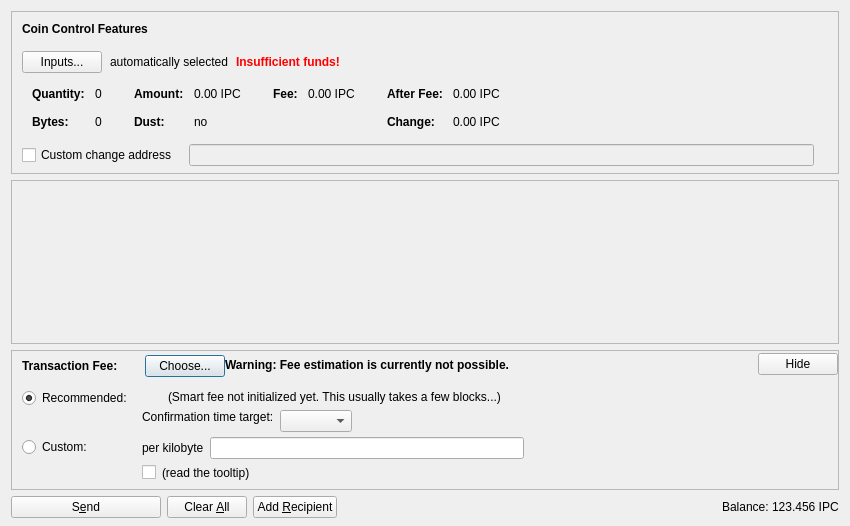
<?xml version="1.0" encoding="UTF-8"?>
<ui version="4.0">
 <class>SendCoinsDialog</class>
 <widget class="QDialog" name="SendCoinsDialog">
  <property name="geometry">
   <rect>
    <x>0</x>
    <y>0</y>
    <width>850</width>
    <height>526</height>
   </rect>
  </property>
  <property name="windowTitle">
   <string>Send Coins</string>
  </property>
  <layout class="QVBoxLayout" name="verticalLayout" stretch="0,1,0,0">
   <property name="bottomMargin">
    <number>8</number>
   </property>
   <item>
    <widget class="QFrame" name="frameCoinControl">
     <property name="sizePolicy">
      <sizepolicy hsizetype="Expanding" vsizetype="Expanding">
       <horstretch>0</horstretch>
       <verstretch>0</verstretch>
      </sizepolicy>
     </property>
     <property name="maximumSize">
      <size>
       <width>16777215</width>
       <height>16777215</height>
      </size>
     </property>
     <property name="frameShape">
      <enum>QFrame::StyledPanel</enum>
     </property>
     <property name="frameShadow">
      <enum>QFrame::Sunken</enum>
     </property>
     <layout class="QVBoxLayout" name="verticalLayoutCoinControl2">
      <property name="spacing">
       <number>0</number>
      </property>
      <property name="leftMargin">
       <number>0</number>
      </property>
      <property name="topMargin">
       <number>0</number>
      </property>
      <property name="rightMargin">
       <number>0</number>
      </property>
      <property name="bottomMargin">
       <number>6</number>
      </property>
      <item>
       <layout class="QVBoxLayout" name="verticalLayoutCoinControl" stretch="0,0,0,0,1">
        <property name="spacing">
         <number>0</number>
        </property>
        <property name="leftMargin">
         <number>10</number>
        </property>
        <property name="topMargin">
         <number>10</number>
        </property>
        <item>
         <layout class="QHBoxLayout" name="horizontalLayoutCoinControl1">
          <property name="bottomMargin">
           <number>15</number>
          </property>
          <item>
           <widget class="QLabel" name="labelCoinControlFeatures">
            <property name="sizePolicy">
             <sizepolicy hsizetype="Preferred" vsizetype="Maximum">
              <horstretch>0</horstretch>
              <verstretch>0</verstretch>
             </sizepolicy>
            </property>
            <property name="font">
             <font>
              <weight>75</weight>
              <bold>true</bold>
             </font>
            </property>
            <property name="styleSheet">
             <string notr="true">font-weight:bold;</string>
            </property>
            <property name="text">
             <string>Coin Control Features</string>
            </property>
           </widget>
          </item>
         </layout>
        </item>
        <item>
         <layout class="QHBoxLayout" name="horizontalLayoutCoinControl2" stretch="0,0,0,0">
          <property name="spacing">
           <number>8</number>
          </property>
          <property name="bottomMargin">
           <number>10</number>
          </property>
          <item>
           <widget class="QPushButton" name="pushButtonCoinControl">
            <property name="styleSheet">
             <string notr="true"/>
            </property>
            <property name="text">
             <string>Inputs...</string>
            </property>
            <property name="autoDefault">
             <bool>false</bool>
            </property>
           </widget>
          </item>
          <item>
           <widget class="QLabel" name="labelCoinControlAutomaticallySelected">
            <property name="text">
             <string>automatically selected</string>
            </property>
            <property name="margin">
             <number>5</number>
            </property>
           </widget>
          </item>
          <item>
           <widget class="QLabel" name="labelCoinControlInsuffFunds">
            <property name="font">
             <font>
              <weight>75</weight>
              <bold>true</bold>
             </font>
            </property>
            <property name="styleSheet">
             <string notr="true">color:red;font-weight:bold;</string>
            </property>
            <property name="text">
             <string>Insufficient funds!</string>
            </property>
            <property name="margin">
             <number>5</number>
            </property>
           </widget>
          </item>
          <item>
           <spacer name="horizontalSpacerCoinControl">
            <property name="orientation">
             <enum>Qt::Horizontal</enum>
            </property>
            <property name="sizeHint" stdset="0">
             <size>
              <width>40</width>
              <height>1</height>
             </size>
            </property>
           </spacer>
          </item>
         </layout>
        </item>
        <item>
         <widget class="QWidget" name="widgetCoinControl" native="true">
          <property name="sizePolicy">
           <sizepolicy hsizetype="Preferred" vsizetype="Preferred">
            <horstretch>0</horstretch>
            <verstretch>0</verstretch>
           </sizepolicy>
          </property>
          <property name="minimumSize">
           <size>
            <width>0</width>
            <height>0</height>
           </size>
          </property>
          <property name="styleSheet">
           <string notr="true"/>
          </property>
          <layout class="QHBoxLayout" name="horizontalLayoutCoinControl5">
           <property name="leftMargin">
            <number>0</number>
           </property>
           <property name="topMargin">
            <number>0</number>
           </property>
           <property name="rightMargin">
            <number>0</number>
           </property>
           <property name="bottomMargin">
            <number>0</number>
           </property>
           <item>
            <layout class="QHBoxLayout" name="horizontalLayoutCoinControl3" stretch="0,0,0,1">
             <property name="spacing">
              <number>20</number>
             </property>
             <property name="topMargin">
              <number>0</number>
             </property>
             <property name="bottomMargin">
              <number>10</number>
             </property>
             <item>
              <layout class="QFormLayout" name="formLayoutCoinControl1">
               <property name="horizontalSpacing">
                <number>10</number>
               </property>
               <property name="verticalSpacing">
                <number>14</number>
               </property>
               <property name="leftMargin">
                <number>10</number>
               </property>
               <property name="topMargin">
                <number>4</number>
               </property>
               <property name="rightMargin">
                <number>6</number>
               </property>
               <item row="0" column="0">
                <widget class="QLabel" name="labelCoinControlQuantityText">
                 <property name="font">
                  <font>
                   <weight>75</weight>
                   <bold>true</bold>
                  </font>
                 </property>
                 <property name="text">
                  <string>Quantity:</string>
                 </property>
                 <property name="margin">
                  <number>0</number>
                 </property>
                </widget>
               </item>
               <item row="0" column="1">
                <widget class="QLabel" name="labelCoinControlQuantity">
                 <property name="cursor">
                  <cursorShape>IBeamCursor</cursorShape>
                 </property>
                 <property name="contextMenuPolicy">
                  <enum>Qt::ActionsContextMenu</enum>
                 </property>
                 <property name="text">
                  <string notr="true">0</string>
                 </property>
                 <property name="margin">
                  <number>0</number>
                 </property>
                 <property name="textInteractionFlags">
                  <set>Qt::LinksAccessibleByMouse|Qt::TextSelectableByKeyboard|Qt::TextSelectableByMouse</set>
                 </property>
                </widget>
               </item>
               <item row="1" column="0">
                <widget class="QLabel" name="labelCoinControlBytesText">
                 <property name="font">
                  <font>
                   <weight>75</weight>
                   <bold>true</bold>
                  </font>
                 </property>
                 <property name="text">
                  <string>Bytes:</string>
                 </property>
                </widget>
               </item>
               <item row="1" column="1">
                <widget class="QLabel" name="labelCoinControlBytes">
                 <property name="cursor">
                  <cursorShape>IBeamCursor</cursorShape>
                 </property>
                 <property name="contextMenuPolicy">
                  <enum>Qt::ActionsContextMenu</enum>
                 </property>
                 <property name="text">
                  <string notr="true">0</string>
                 </property>
                 <property name="textInteractionFlags">
                  <set>Qt::LinksAccessibleByMouse|Qt::TextSelectableByKeyboard|Qt::TextSelectableByMouse</set>
                 </property>
                </widget>
               </item>
              </layout>
             </item>
             <item>
              <layout class="QFormLayout" name="formLayoutCoinControl2">
               <property name="horizontalSpacing">
                <number>10</number>
               </property>
               <property name="verticalSpacing">
                <number>14</number>
               </property>
               <property name="leftMargin">
                <number>6</number>
               </property>
               <property name="topMargin">
                <number>4</number>
               </property>
               <property name="rightMargin">
                <number>6</number>
               </property>
               <item row="0" column="0">
                <widget class="QLabel" name="labelCoinControlAmountText">
                 <property name="font">
                  <font>
                   <weight>75</weight>
                   <bold>true</bold>
                  </font>
                 </property>
                 <property name="text">
                  <string>Amount:</string>
                 </property>
                 <property name="margin">
                  <number>0</number>
                 </property>
                </widget>
               </item>
               <item row="0" column="1">
                <widget class="QLabel" name="labelCoinControlAmount">
                 <property name="cursor">
                  <cursorShape>IBeamCursor</cursorShape>
                 </property>
                 <property name="contextMenuPolicy">
                  <enum>Qt::ActionsContextMenu</enum>
                 </property>
                 <property name="text">
                  <string notr="true">0.00 IPC</string>
                 </property>
                 <property name="textInteractionFlags">
                  <set>Qt::LinksAccessibleByMouse|Qt::TextSelectableByKeyboard|Qt::TextSelectableByMouse</set>
                 </property>
                </widget>
               </item>
               <item row="1" column="0">
                <widget class="QLabel" name="labelCoinControlLowOutputText">
                 <property name="font">
                  <font>
                   <weight>75</weight>
                   <bold>true</bold>
                  </font>
                 </property>
                 <property name="text">
                  <string>Dust:</string>
                 </property>
                </widget>
               </item>
               <item row="1" column="1">
                <widget class="QLabel" name="labelCoinControlLowOutput">
                 <property name="cursor">
                  <cursorShape>IBeamCursor</cursorShape>
                 </property>
                 <property name="contextMenuPolicy">
                  <enum>Qt::ActionsContextMenu</enum>
                 </property>
                 <property name="text">
                  <string notr="true">no</string>
                 </property>
                 <property name="textInteractionFlags">
                  <set>Qt::LinksAccessibleByMouse|Qt::TextSelectableByKeyboard|Qt::TextSelectableByMouse</set>
                 </property>
                </widget>
               </item>
              </layout>
             </item>
             <item>
              <layout class="QFormLayout" name="formLayoutCoinControl3">
               <property name="horizontalSpacing">
                <number>10</number>
               </property>
               <property name="verticalSpacing">
                <number>14</number>
               </property>
               <property name="leftMargin">
                <number>6</number>
               </property>
               <property name="topMargin">
                <number>4</number>
               </property>
               <property name="rightMargin">
                <number>6</number>
               </property>
               <item row="0" column="0">
                <widget class="QLabel" name="labelCoinControlFeeText">
                 <property name="font">
                  <font>
                   <weight>75</weight>
                   <bold>true</bold>
                  </font>
                 </property>
                 <property name="text">
                  <string>Fee:</string>
                 </property>
                 <property name="margin">
                  <number>0</number>
                 </property>
                </widget>
               </item>
               <item row="0" column="1">
                <widget class="QLabel" name="labelCoinControlFee">
                 <property name="cursor">
                  <cursorShape>IBeamCursor</cursorShape>
                 </property>
                 <property name="contextMenuPolicy">
                  <enum>Qt::ActionsContextMenu</enum>
                 </property>
                 <property name="text">
                  <string notr="true">0.00 IPC</string>
                 </property>
                 <property name="textInteractionFlags">
                  <set>Qt::LinksAccessibleByMouse|Qt::TextSelectableByKeyboard|Qt::TextSelectableByMouse</set>
                 </property>
                </widget>
               </item>
              </layout>
             </item>
             <item>
              <layout class="QFormLayout" name="formLayoutCoinControl4">
               <property name="horizontalSpacing">
                <number>10</number>
               </property>
               <property name="verticalSpacing">
                <number>14</number>
               </property>
               <property name="leftMargin">
                <number>6</number>
               </property>
               <property name="topMargin">
                <number>4</number>
               </property>
               <property name="rightMargin">
                <number>6</number>
               </property>
               <item row="0" column="0">
                <widget class="QLabel" name="labelCoinControlAfterFeeText">
                 <property name="font">
                  <font>
                   <weight>75</weight>
                   <bold>true</bold>
                  </font>
                 </property>
                 <property name="text">
                  <string>After Fee:</string>
                 </property>
                 <property name="margin">
                  <number>0</number>
                 </property>
                </widget>
               </item>
               <item row="0" column="1">
                <widget class="QLabel" name="labelCoinControlAfterFee">
                 <property name="cursor">
                  <cursorShape>IBeamCursor</cursorShape>
                 </property>
                 <property name="contextMenuPolicy">
                  <enum>Qt::ActionsContextMenu</enum>
                 </property>
                 <property name="text">
                  <string notr="true">0.00 IPC</string>
                 </property>
                 <property name="textInteractionFlags">
                  <set>Qt::LinksAccessibleByMouse|Qt::TextSelectableByKeyboard|Qt::TextSelectableByMouse</set>
                 </property>
                </widget>
               </item>
               <item row="1" column="0">
                <widget class="QLabel" name="labelCoinControlChangeText">
                 <property name="font">
                  <font>
                   <weight>75</weight>
                   <bold>true</bold>
                  </font>
                 </property>
                 <property name="text">
                  <string>Change:</string>
                 </property>
                </widget>
               </item>
               <item row="1" column="1">
                <widget class="QLabel" name="labelCoinControlChange">
                 <property name="cursor">
                  <cursorShape>IBeamCursor</cursorShape>
                 </property>
                 <property name="contextMenuPolicy">
                  <enum>Qt::ActionsContextMenu</enum>
                 </property>
                 <property name="text">
                  <string notr="true">0.00 IPC</string>
                 </property>
                 <property name="textInteractionFlags">
                  <set>Qt::LinksAccessibleByMouse|Qt::TextSelectableByKeyboard|Qt::TextSelectableByMouse</set>
                 </property>
                </widget>
               </item>
              </layout>
             </item>
            </layout>
           </item>
          </layout>
         </widget>
        </item>
        <item>
         <layout class="QHBoxLayout" name="horizontalLayoutCoinControl4" stretch="0,0,0">
          <property name="spacing">
           <number>12</number>
          </property>
          <property name="sizeConstraint">
           <enum>QLayout::SetDefaultConstraint</enum>
          </property>
          <property name="topMargin">
           <number>5</number>
          </property>
          <property name="rightMargin">
           <number>5</number>
          </property>
          <item>
           <widget class="QCheckBox" name="checkBoxCoinControlChange">
            <property name="toolTip">
             <string>If this is activated, but the change address is empty or invalid, change will be sent to a newly generated address.</string>
            </property>
            <property name="text">
             <string>Custom change address</string>
            </property>
           </widget>
          </item>
          <item>
           <widget class="QValidatedLineEdit" name="lineEditCoinControlChange">
            <property name="enabled">
             <bool>false</bool>
            </property>
            <property name="sizePolicy">
             <sizepolicy hsizetype="Expanding" vsizetype="Fixed">
              <horstretch>0</horstretch>
              <verstretch>0</verstretch>
             </sizepolicy>
            </property>
           </widget>
          </item>
          <item>
           <widget class="QLabel" name="labelCoinControlChangeLabel">
            <property name="sizePolicy">
             <sizepolicy hsizetype="Preferred" vsizetype="Expanding">
              <horstretch>0</horstretch>
              <verstretch>0</verstretch>
             </sizepolicy>
            </property>
            <property name="minimumSize">
             <size>
              <width>0</width>
              <height>0</height>
             </size>
            </property>
            <property name="text">
             <string/>
            </property>
            <property name="margin">
             <number>3</number>
            </property>
           </widget>
          </item>
         </layout>
        </item>
        <item>
         <spacer name="verticalSpacerCoinControl">
          <property name="orientation">
           <enum>Qt::Vertical</enum>
          </property>
          <property name="sizeHint" stdset="0">
           <size>
            <width>800</width>
            <height>1</height>
           </size>
          </property>
         </spacer>
        </item>
       </layout>
      </item>
     </layout>
    </widget>
   </item>
   <item>
    <widget class="QScrollArea" name="scrollArea">
     <property name="widgetResizable">
      <bool>true</bool>
     </property>
     <widget class="QWidget" name="scrollAreaWidgetContents">
      <property name="geometry">
       <rect>
        <x>0</x>
        <y>0</y>
        <width>830</width>
        <height>104</height>
       </rect>
      </property>
      <layout class="QVBoxLayout" name="verticalLayout_2" stretch="0,1">
       <property name="leftMargin">
        <number>0</number>
       </property>
       <property name="topMargin">
        <number>0</number>
       </property>
       <property name="rightMargin">
        <number>0</number>
       </property>
       <property name="bottomMargin">
        <number>0</number>
       </property>
       <item>
        <layout class="QVBoxLayout" name="entries">
         <property name="spacing">
          <number>6</number>
         </property>
        </layout>
       </item>
       <item>
        <spacer name="verticalSpacer">
         <property name="orientation">
          <enum>Qt::Vertical</enum>
         </property>
         <property name="sizeHint" stdset="0">
          <size>
           <width>20</width>
           <height>40</height>
          </size>
         </property>
        </spacer>
       </item>
      </layout>
     </widget>
    </widget>
   </item>
   <item>
    <widget class="QFrame" name="frameFee">
     <property name="sizePolicy">
      <sizepolicy hsizetype="Expanding" vsizetype="Expanding">
       <horstretch>0</horstretch>
       <verstretch>0</verstretch>
      </sizepolicy>
     </property>
     <property name="maximumSize">
      <size>
       <width>16777215</width>
       <height>16777215</height>
      </size>
     </property>
     <property name="frameShape">
      <enum>QFrame::StyledPanel</enum>
     </property>
     <property name="frameShadow">
      <enum>QFrame::Sunken</enum>
     </property>
     <layout class="QVBoxLayout" name="verticalLayoutFee1">
      <property name="spacing">
       <number>0</number>
      </property>
      <property name="leftMargin">
       <number>0</number>
      </property>
      <property name="topMargin">
       <number>0</number>
      </property>
      <property name="rightMargin">
       <number>0</number>
      </property>
      <property name="bottomMargin">
       <number>0</number>
      </property>
      <item>
       <layout class="QVBoxLayout" name="verticalLayoutFee2" stretch="0,0,0">
        <property name="spacing">
         <number>0</number>
        </property>
        <property name="leftMargin">
         <number>10</number>
        </property>
        <property name="topMargin">
         <number>0</number>
        </property>
        <item>
         <layout class="QHBoxLayout" name="horizontalLayoutFee1">
          <property name="bottomMargin">
           <number>0</number>
          </property>
          <item>
           <layout class="QVBoxLayout" name="verticalLayoutFee7">
            <property name="spacing">
             <number>0</number>
            </property>
            <item>
             <spacer name="verticalSpacerSmartFee">
              <property name="orientation">
               <enum>Qt::Vertical</enum>
              </property>
              <property name="sizeType">
               <enum>QSizePolicy::Fixed</enum>
              </property>
              <property name="sizeHint" stdset="0">
               <size>
                <width>1</width>
                <height>4</height>
               </size>
              </property>
             </spacer>
            </item>
            <item>
             <layout class="QHBoxLayout" name="horizontalLayoutSmartFee">
              <property name="spacing">
               <number>10</number>
              </property>
              <item>
               <widget class="QLabel" name="labelFeeHeadline">
                <property name="sizePolicy">
                 <sizepolicy hsizetype="Preferred" vsizetype="Maximum">
                  <horstretch>0</horstretch>
                  <verstretch>0</verstretch>
                 </sizepolicy>
                </property>
                <property name="font">
                 <font>
                  <weight>75</weight>
                  <bold>true</bold>
                 </font>
                </property>
                <property name="styleSheet">
                 <string notr="true">font-weight:bold;</string>
                </property>
                <property name="text">
                 <string>Transaction Fee:</string>
                </property>
               </widget>
              </item>
              <item>
               <widget class="QLabel" name="labelFeeMinimized">
                <property name="text">
                 <string/>
                </property>
               </widget>
              </item>
              <item>
               <widget class="QPushButton" name="buttonChooseFee">
                <property name="text">
                 <string>Choose...</string>
                </property>
               </widget>
              </item>
             </layout>
            </item>
            <item>
             <spacer name="verticalSpacer_5">
              <property name="orientation">
               <enum>Qt::Vertical</enum>
              </property>
              <property name="sizeHint" stdset="0">
               <size>
                <width>1</width>
                <height>1</height>
               </size>
              </property>
             </spacer>
            </item>
           </layout>
          </item>
          <item>
           <widget class="QLabel" name="fallbackFeeWarningLabel">
            <property name="toolTip">
             <string>Using the fallbackfee can result in sending a transaction that will take several hours or days (or never) to confirm. Consider choosing your fee manually or wait until you have validated the complete chain.</string>
            </property>
            <property name="font">
            <font>
                <weight>75</weight>
                <bold>true</bold>
            </font>
            </property>
            <property name="text">
             <string>Warning: Fee estimation is currently not possible.</string>
            </property>
            <property name="wordWrap">
             <bool>false</bool>
            </property>
           </widget>
          </item>
          <item>
           <spacer name="horizontalSpacer_4">
            <property name="orientation">
             <enum>Qt::Horizontal</enum>
            </property>
            <property name="sizeType">
             <enum>QSizePolicy::MinimumExpanding</enum>
            </property>
            <property name="sizeHint" stdset="0">
             <size>
              <width>40</width>
              <height>20</height>
             </size>
            </property>
           </spacer>
          </item>
          <item>
           <widget class="QPushButton" name="buttonMinimizeFee">
            <property name="toolTip">
             <string>collapse fee-settings</string>
            </property>
            <property name="text">
             <string>Hide</string>
            </property>
           </widget>
          </item>
         </layout>
        </item>
        <item>
         <widget class="QFrame" name="frameFeeSelection">
          <layout class="QVBoxLayout" name="verticalLayoutFee12">
           <property name="spacing">
            <number>0</number>
           </property>
           <property name="leftMargin">
            <number>0</number>
           </property>
           <property name="topMargin">
            <number>0</number>
           </property>
           <property name="rightMargin">
            <number>0</number>
           </property>
           <property name="bottomMargin">
            <number>0</number>
           </property>
           <item>
            <layout class="QGridLayout" name="gridLayoutFee">
             <property name="topMargin">
              <number>10</number>
             </property>
             <property name="bottomMargin">
              <number>4</number>
             </property>
             <property name="horizontalSpacing">
              <number>10</number>
             </property>
             <property name="verticalSpacing">
              <number>4</number>
             </property>
             <item row="1" column="1">
              <layout class="QVBoxLayout" name="verticalLayoutFee8">
               <property name="spacing">
                <number>6</number>
               </property>
               <item>
                <layout class="QHBoxLayout" name="horizontalLayoutFee13">
                 <item>
                  <widget class="QLabel" name="labelCustomPerKilobyte">
                   <property name="toolTip">
                    <string>If the custom fee is set to 1000 satoshis and the transaction is only 250 bytes, then &quot;per kilobyte&quot; only pays 250 satoshis in fee, while &quot;total at least&quot; pays 1000 satoshis. For transactions bigger than a kilobyte both pay by kilobyte.</string>
                   </property>
                   <property name="text">
                    <string>per kilobyte</string>
                   </property>
                  </widget>
                 </item>
                 <item>
                  <widget class="BitcoinAmountField" name="customFee"/>
                 </item>
                 <item>
                  <spacer name="horizontalSpacer_6">
                   <property name="orientation">
                    <enum>Qt::Horizontal</enum>
                   </property>
                   <property name="sizeHint" stdset="0">
                    <size>
                     <width>1</width>
                     <height>1</height>
                    </size>
                   </property>
                  </spacer>
                 </item>
                </layout>
               </item>
               <item>
                <layout class="QHBoxLayout" name="horizontalLayoutFee8">
                 <item>
                  <widget class="QCheckBox" name="checkBoxMinimumFee">
                   <property name="toolTip">
                    <string>Paying only the minimum fee is just fine as long as there is less transaction volume than space in the blocks. But be aware that this can end up in a never confirming transaction once there is more demand for ipccoin transactions than the network can process.</string>
                   </property>
                   <property name="text">
                    <string/>
                   </property>
                  </widget>
                 </item>
                 <item>
                  <widget class="QLabel" name="labelMinFeeWarning">
                   <property name="enabled">
                    <bool>true</bool>
                   </property>
                   <property name="toolTip">
                    <string>Paying only the minimum fee is just fine as long as there is less transaction volume than space in the blocks. But be aware that this can end up in a never confirming transaction once there is more demand for ipccoin transactions than the network can process.</string>
                   </property>
                   <property name="text">
                    <string>(read the tooltip)</string>
                   </property>
                   <property name="margin">
                    <number>5</number>
                   </property>
                  </widget>
                 </item>
                 <item>
                  <spacer name="horizontalSpacer_2">
                   <property name="orientation">
                    <enum>Qt::Horizontal</enum>
                   </property>
                   <property name="sizeHint" stdset="0">
                    <size>
                     <width>1</width>
                     <height>1</height>
                    </size>
                   </property>
                  </spacer>
                 </item>
                </layout>
               </item>
              </layout>
             </item>
             <item row="0" column="0">
              <layout class="QVBoxLayout" name="verticalLayoutFee4" stretch="0,1">
               <item>
                <widget class="QRadioButton" name="radioSmartFee">
                 <property name="text">
                  <string>Recommended:</string>
                 </property>
                 <property name="checked">
                  <bool>true</bool>
                 </property>
                 <attribute name="buttonGroup">
                  <string notr="true">groupFee</string>
                 </attribute>
                </widget>
               </item>
               <item>
                <spacer name="verticalSpacer_2">
                 <property name="orientation">
                  <enum>Qt::Vertical</enum>
                 </property>
                 <property name="sizeHint" stdset="0">
                  <size>
                   <width>1</width>
                   <height>1</height>
                  </size>
                 </property>
                </spacer>
               </item>
              </layout>
             </item>
             <item row="1" column="0">
              <layout class="QVBoxLayout" name="verticalLayoutFee9" stretch="0,1">
               <item>
                <widget class="QRadioButton" name="radioCustomFee">
                 <property name="text">
                  <string>Custom:</string>
                 </property>
                 <attribute name="buttonGroup">
                  <string notr="true">groupFee</string>
                 </attribute>
                </widget>
               </item>
               <item>
                <spacer name="verticalSpacer_6">
                 <property name="orientation">
                  <enum>Qt::Vertical</enum>
                 </property>
                 <property name="sizeHint" stdset="0">
                  <size>
                   <width>1</width>
                   <height>1</height>
                  </size>
                 </property>
                </spacer>
               </item>
              </layout>
             </item>
             <item row="0" column="1">
              <layout class="QVBoxLayout" name="verticalLayoutFee3" stretch="0,0,1">
               <property name="spacing">
                <number>6</number>
               </property>
               <property name="topMargin">
                <number>2</number>
               </property>
               <item>
                <layout class="QHBoxLayout" name="horizontalLayoutFee12">
                 <item>
                  <widget class="QLabel" name="labelSmartFee">
                   <property name="text">
                    <string/>
                   </property>
                   <property name="margin">
                    <number>2</number>
                   </property>
                  </widget>
                 </item>
                 <item>
                  <widget class="QLabel" name="labelFeeEstimation">
                   <property name="text">
                    <string/>
                   </property>
                  </widget>
                 </item>
                 <item>
                  <widget class="QLabel" name="labelSmartFee2">
                   <property name="text">
                    <string>(Smart fee not initialized yet. This usually takes a few blocks...)</string>
                   </property>
                   <property name="margin">
                    <number>2</number>
                   </property>
                  </widget>
                 </item>
                 <item>
                  <spacer name="horizontalSpacer_5">
                   <property name="orientation">
                    <enum>Qt::Horizontal</enum>
                   </property>
                   <property name="sizeHint" stdset="0">
                    <size>
                     <width>1</width>
                     <height>1</height>
                    </size>
                   </property>
                  </spacer>
                 </item>
                </layout>
               </item>
               <item>
                <layout class="QHBoxLayout" name="horizontalLayoutFee9">
                 <item>
                  <layout class="QVBoxLayout" name="verticalLayoutFee6">
                   <item>
                    <widget class="QLabel" name="labelSmartFee3">
                     <property name="text">
                      <string>Confirmation time target:</string>
                     </property>
                     <property name="margin">
                      <number>2</number>
                     </property>
                    </widget>
                   </item>
                   <item>
                    <spacer name="verticalSpacer_3">
                     <property name="orientation">
                      <enum>Qt::Vertical</enum>
                     </property>
                     <property name="sizeHint" stdset="0">
                      <size>
                       <width>1</width>
                       <height>1</height>
                      </size>
                     </property>
                    </spacer>
                   </item>
                  </layout>
                 </item>
                 <item>
                  <layout class="QVBoxLayout" name="verticalLayoutFee5">
                   <property name="rightMargin">
                    <number>30</number>
                   </property>
                   <item>
                    <layout class="QHBoxLayout" name="horizontalLayoutConfTarget">
                     <property name="bottomMargin">
                      <number>0</number>
                     </property>
                     <item>
                      <widget class="QComboBox" name="confTargetSelector"/>
                     </item>
                     <item>
                      <spacer name="horizontalSpacerConfTarget">
                       <property name="orientation">
                        <enum>Qt::Horizontal</enum>
                       </property>
                       <property name="sizeHint" stdset="0">
                        <size>
                         <width>40</width>
                         <height>20</height>
                        </size>
                       </property>
                      </spacer>
                     </item>
                    </layout>
                   </item>
                  </layout>
                 </item>
                </layout>
               </item>
               <item>
                <spacer name="verticalSpacer_4">
                 <property name="orientation">
                  <enum>Qt::Vertical</enum>
                 </property>
                 <property name="sizeHint" stdset="0">
                  <size>
                   <width>1</width>
                   <height>1</height>
                  </size>
                 </property>
                </spacer>
               </item>
              </layout>
             </item>
            </layout>
           </item>
          </layout>
         </widget>
        </item>
        <item>
         <spacer name="verticalSpacerFee">
          <property name="orientation">
           <enum>Qt::Vertical</enum>
          </property>
          <property name="sizeHint" stdset="0">
           <size>
            <width>40</width>
            <height>5</height>
           </size>
          </property>
         </spacer>
        </item>
       </layout>
      </item>
     </layout>
    </widget>
   </item>
   <item>
    <layout class="QHBoxLayout" name="horizontalLayout">
     <item>
      <widget class="QPushButton" name="sendButton">
       <property name="minimumSize">
        <size>
         <width>150</width>
         <height>0</height>
        </size>
       </property>
       <property name="toolTip">
        <string>Confirm the send action</string>
       </property>
       <property name="text">
        <string>S&amp;end</string>
       </property>
       <property name="icon">
        <iconset resource="../bitcoin.qrc">
         <normaloff>:/icons/send</normaloff>:/icons/send</iconset>
       </property>
       <property name="autoDefault">
        <bool>false</bool>
       </property>
       <property name="default">
        <bool>false</bool>
       </property>
      </widget>
     </item>
     <item>
      <widget class="QPushButton" name="clearButton">
       <property name="sizePolicy">
        <sizepolicy hsizetype="Minimum" vsizetype="Fixed">
         <horstretch>0</horstretch>
         <verstretch>0</verstretch>
        </sizepolicy>
       </property>
       <property name="toolTip">
        <string>Clear all fields of the form.</string>
       </property>
       <property name="text">
        <string>Clear &amp;All</string>
       </property>
       <property name="icon">
        <iconset resource="../bitcoin.qrc">
         <normaloff>:/icons/remove</normaloff>:/icons/remove</iconset>
       </property>
       <property name="autoDefault">
        <bool>false</bool>
       </property>
      </widget>
     </item>
     <item>
      <widget class="QPushButton" name="addButton">
       <property name="toolTip">
        <string>Send to multiple recipients at once</string>
       </property>
       <property name="text">
        <string>Add &amp;Recipient</string>
       </property>
       <property name="icon">
        <iconset resource="../bitcoin.qrc">
         <normaloff>:/icons/add</normaloff>:/icons/add</iconset>
       </property>
       <property name="autoDefault">
        <bool>false</bool>
       </property>
      </widget>
     </item>
     <item>
      <spacer name="horizontalSpacer">
       <property name="orientation">
        <enum>Qt::Horizontal</enum>
       </property>
       <property name="sizeHint" stdset="0">
        <size>
         <width>40</width>
         <height>20</height>
        </size>
       </property>
      </spacer>
     </item>
     <item>
      <layout class="QHBoxLayout" name="horizontalLayout_2">
       <property name="spacing">
        <number>3</number>
       </property>
       <item>
        <widget class="QLabel" name="label">
         <property name="sizePolicy">
          <sizepolicy hsizetype="Preferred" vsizetype="Fixed">
           <horstretch>0</horstretch>
           <verstretch>0</verstretch>
          </sizepolicy>
         </property>
         <property name="text">
          <string>Balance:</string>
         </property>
        </widget>
       </item>
       <item>
        <widget class="QLabel" name="labelBalance">
         <property name="sizePolicy">
          <sizepolicy hsizetype="Preferred" vsizetype="Fixed">
           <horstretch>0</horstretch>
           <verstretch>0</verstretch>
          </sizepolicy>
         </property>
         <property name="cursor">
          <cursorShape>IBeamCursor</cursorShape>
         </property>
         <property name="text">
          <string notr="true">123.456 IPC</string>
         </property>
         <property name="textInteractionFlags">
          <set>Qt::LinksAccessibleByMouse|Qt::TextSelectableByKeyboard|Qt::TextSelectableByMouse</set>
         </property>
        </widget>
       </item>
      </layout>
     </item>
    </layout>
   </item>
  </layout>
 </widget>
 <customwidgets>
  <customwidget>
   <class>QValidatedLineEdit</class>
   <extends>QLineEdit</extends>
   <header>qvalidatedlineedit.h</header>
  </customwidget>
  <customwidget>
   <class>BitcoinAmountField</class>
   <extends>QLineEdit</extends>
   <header>bitcoinamountfield.h</header>
   <container>1</container>
  </customwidget>
 </customwidgets>
 <resources>
  <include location="../bitcoin.qrc"/>
 </resources>
 <connections/>
 <buttongroups>
  <buttongroup name="groupFee"/>
 </buttongroups>
</ui>
